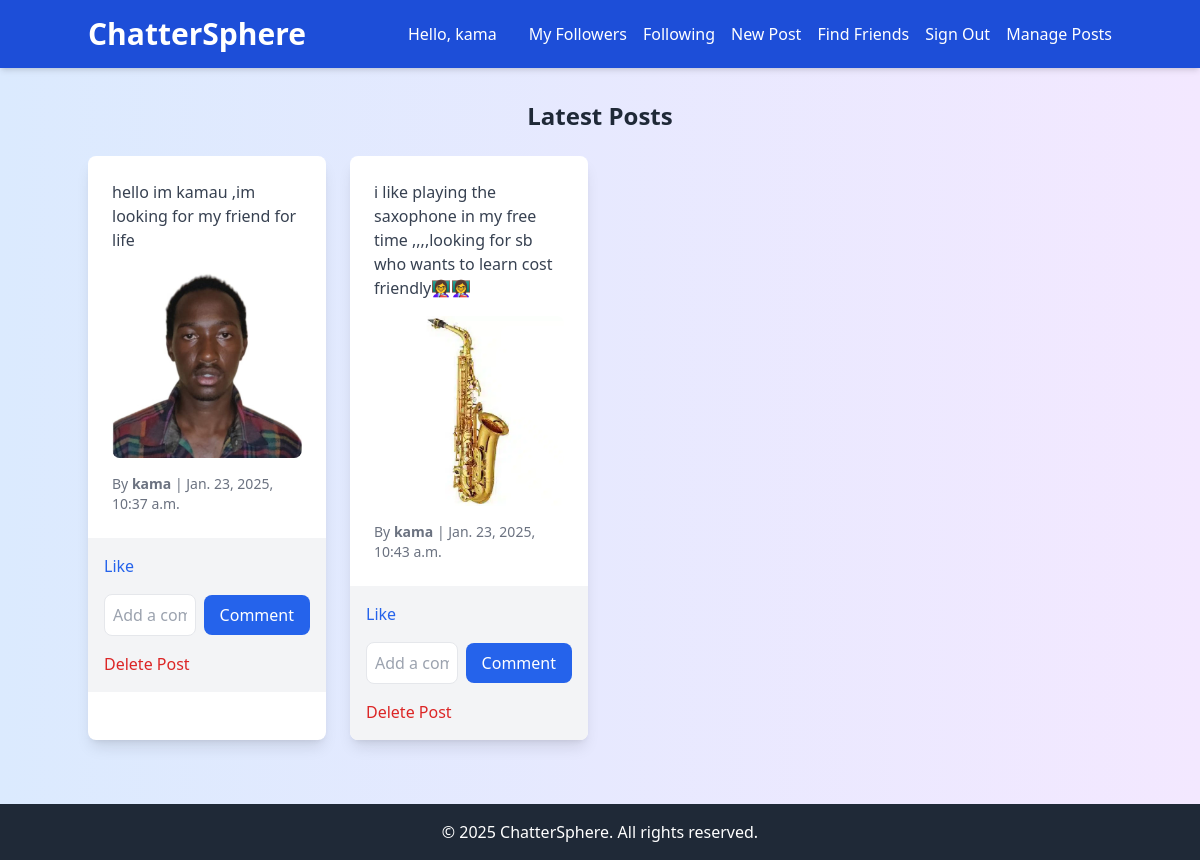
The app's page / (signed in) with its own data.
### media/models.py (models this page shows)
class Post(models.Model):
    user = models.ForeignKey(User, on_delete=models.CASCADE)
    content = models.TextField()
    image = models.ImageField(upload_to='posts/', null=True, blank=True)
    created_at = models.DateTimeField(auto_now_add=True)

### media/views.py (the view)
# urls.py: path('', HomeView.as_view(), name='home'),
class HomeView(ListView):
    model = Post
    template_name = 'home.html'
    context_object_name = 'posts'
    paginate_by = 10
    def get_queryset(self):
        queryset = super().get_queryset()
        for post in queryset:
            post.top_level_comments = post.comments.filter(parent=None)
        return queryset

### media/templates/home.html (shortened to what this page needs)
{% extends 'base.html' %}
{% block content %}
    <h2 class="text-2xl mb-6 font-semibold text-center">Latest Posts</h2>
    <div class="grid grid-cols-1 sm:grid-cols-2 md:grid-cols-3 lg:grid-cols-4 gap-6">
        {% for post in posts %}
            <div class="bg-white rounded-lg shadow-lg overflow-hidden">
                <div class="p-6">
                    <p class="mb-4 text-gray-700">{{ post.content }}</p>
                    {% if post.image %}
                        <img src="{{ post.image.url }}" alt="Post Image" class="w-full h-auto mb-4 rounded-lg">
                    {% endif %}
                    <p class="text-gray-500 text-sm">By <span class="font-bold">{{ post.user.username }}</span> | {{ post.created_at }}</p>
                </div>
                <div class="bg-gray-100 p-4">
                    <a href="{% url 'like_post' post.id %}" class="text-blue-600 hover:text-blue-800">Like</a>
                    <form method="POST" action="{% url 'comment_post' post.id %}" class="mt-4">
                        <div class="flex items-center">
                            <input type="text" name="content" placeholder="Add a comment" class="border rounded-lg p-2 w-full mr-2">
                            <button type="submit" class="bg-blue-600 text-white px-4 py-2 rounded-lg">Comment</button>
                        </div>
                    </form>
                    {% if post.user == user %}
                        <button onclick="setDeletePostUrl('{{ post.id }}'); openDeleteModal();" class="text-red-600 mt-4 block">Delete Post</button>
                    {% endif %}
                </div>
            </div>
        {% endfor %}
    </div>
{% endblock %}

### media/templates/base.html (shortened to what this page needs)
<!DOCTYPE html>
<html lang="en">
<head>
    <script src="https://cdn.tailwindcss.com"></script>
</head>
<body class="bg-gradient-to-r from-blue-100 to-purple-100 text-gray-800 min-h-screen flex flex-col">
    <header class="bg-blue-700 text-white py-4 shadow-md">
        <div class="container mx-auto flex justify-between items-center">
            <h1 class="text-3xl font-bold">ChatterSphere</h1>
            <nav class="flex space-x-4 relative">
                {% if user.is_authenticated %}
                    <span class="mr-4">Hello, {{ user.username }}</span>
                    <a href="{% url 'user_followers' user.id %}" class="nav-link">My Followers</a>
                    <a href="{% url 'user_following' user.id %}" class="nav-link">Following</a>
                    <a href="{% url 'create_post' %}" class="nav-link">New Post</a>
                    <a href="{% url 'search_users' %}" class="nav-link">Find Friends</a>
                    <a href="{% url 'logout' %}" class="nav-link">Sign Out</a>
                    <div class="relative">
                        <button onclick="toggleDropdown()" class="nav-link">Manage Posts</button>
                    </div>
                {% else %}
                    <a href="{% url 'login' %}" class="nav-link">Sign In</a>
                    <a href="{% url 'signup' %}" class="nav-link">Join Us</a>
                {% endif %}
            </nav>
        </div>
    </header>
    <main class="container mx-auto py-8 flex-grow">
        {% block content %}{% endblock %}
    </main>
    <footer class="bg-gray-800 text-white text-center py-4 mt-8">
        <p>&copy; 2025 ChatterSphere. All rights reserved.</p>
    </footer>
</body>
</html>

### records on screen
Post: content "hello im kamau ,im looking for my friend for life", image (picture), user.username "kama", created_at "Jan. 23, 2025, 10:37 a.m."
Post: content "i like playing the saxophone in my free time ,,,,looking for sb who wants to learn cost friendly👩‍🏫👩‍🏫", image (picture), user.username "kama", created_at "Jan. 23, 2025, 10:43 a.m."

### other values on screen
{{ user.username }} "kama"
